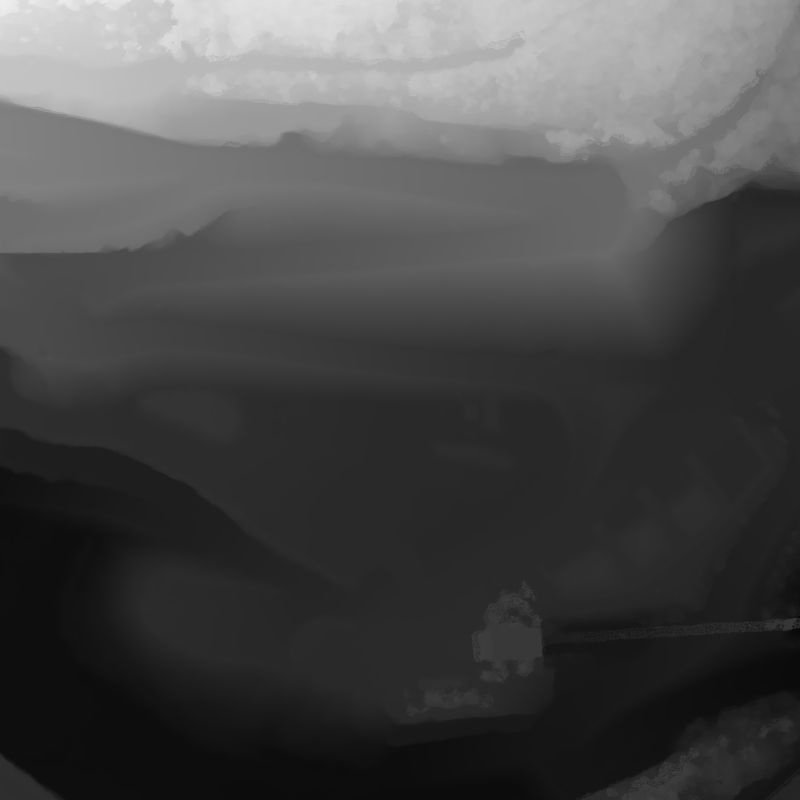
#> input picture core/webots/map_generation/quarry_cropped4_scaled2cm.png, 1600 x 1600 px (shown at 1/2 size)
$ jupyter execute --allow-errors generate_custom_world.ipynb
#> lines starting #> are read from the running program, lines starting #| are printed output that depends on the picture; long printed decimals are rounded
[cell 1]
import numpy as np
# from skimage.io import imread, imshow, imsave
from PIL import Image
from matplotlib.pyplot import imshow
import matplotlib.pyplot as plt
import cv2
import time

[cell 2]
# generic world where the custom map will be inserted
input_file_name = "./krock2_camera.wbt"
output_file_name = "white.wbt"
# parameters for map generation
SIZE = 513
RESOLUTION = 0.02 # m per pixel
HEIGHT_FACTOR = 1.0 # multiplied for the values in the image reults on the real height

[cell 3]
data = list()
l1 = l2 = -1
#> (the rest of this cell did not finish here and is left out)

[cell 4]
# read the terrain from an image (like for gazebo or vrep)
#terrain_file_name = "slope_rocks2.png"
#output_file_name = "slope_rocks.wbt"
#HEIGHT_FACTOR = 1

terrain_file_name = "quarry_cropped4_scaled2cm.png"
output_file_name = "quarry.wbt"
HEIGHT_FACTOR = 20

#> (the rest of this cell did not finish here and is left out)

[cell 5]
# read or generate custom terrain

terrain = np.zeros((SIZE,SIZE))
input_size_x = terrain.shape[0]
input_size_y = terrain.shape[1]

[cell 6]
# add the terrain to the webots world file

str_terrain = ''
np.set_printoptions(threshold = np.prod(terrain.shape))
for i in range(0, input_size_x):
    str_terrain += np.array_str(terrain[i,:])[1:-1]
str_terrain += '\n'
np.set_printoptions(threshold = 1000) # default

print(len(data), input_size_x, input_size_y)

print(data[l2-8:])
# replace terrain (and its parameters) in the corresponding fields of the world

#> (the rest of this cell did not finish here and is left out)

[cell 7]
terrain.shape

[cell 8]
imshow(terrain)
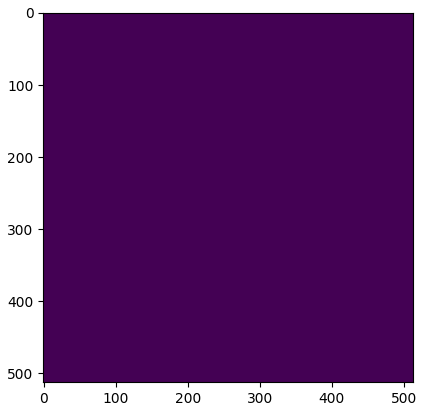
#> figure drawn by matplotlib, 1 panel

[cell 9]
np.save('querry.npy', terrain)

[cell 10]
import time
#> (the rest of this cell did not finish here and is left out)

[cell 11]
blank = np.zeros((10,10))
blank [0,1] = 1
blank [0,2] = 2
blank [0,3] = 3
print (blank[0,:])
print (blank[0,:].tolist())
print (str(blank[0,:].tolist())[1:-1])
#print (str(blank.tolist()))
print(blank[:,])
for li in blank[:,]:
    print(li.tolist())

[cell 12]
def plot_terrain(terrain):
    imgplot = imshow(terrain )
    plt.colorbar()
    plt.show()

[cell 13]
from tempfile import NamedTemporaryFile
f = NamedTemporaryFile()

[cell 14]
class Image2Webots:
    verbose = True

    def __call__(self, image, src_world, output_path, config):

        if image.dtype == 'uint8':
            image = image/256.
        if image.dtype == 'uint16':
            image = image/65536.
        if image.dtype == 'uint32':
            image = image/4294967296.

        height = config['height']

        terrain = image * height

        if self.verbose: print ('mod image type: ', terrain.dtype, ' height factor: ', HEIGHT_FACTOR,' max val (m): ', np.amax(terrain), ' shape', terrain.shape)

        if self.verbose: plot_terrain(terrain)

        data = []
        l1 = l2 = -1
        with open(input_file_name) as f:
            for i, line in enumerate(f):
                data.append(line)
                if line.find('      geometry DEF EL_GRID ElevationGrid {') != -1:
                    l1 = i +1
                if line.find('name "terrain"'):
                    l2 = i

        terrain_flatted = terrain.reshape((-1))
        np.set_printoptions(threshold = terrain.shape[0] * terrain.shape[1]) # default

        data[l2-9] = '        ]\n'
        data[l2-8] = '        xDimension ' + str(terrain.shape[0]) + '\n'
        data[l2-7] = '        xSpacing ' + str(RESOLUTION) + '\n'
        data[l2-6] = '        zDimension ' + str(terrain.shape[1]) + '\n'
        data[l2-5] = '        zSpacing ' + str(RESOLUTION) + '\n } \n'

        start = time.time()

        f = NamedTemporaryFile(mode='w')
        with open(f.name, 'w') as f:
            for line in data[0:l1]:
                f.write(line)
            f.write(        'height [')
        #       use .tofile since it is super fast!
            terrain_flatted.tofile(f, sep=' ')

            for line in data[l2-9:]:
                f.write(line)

        end = time.time()

        if self.verbose: print('Wrote new world in {:.2f}s'.format((end - start)))

        return f

[cell 15]
QUERRY_PATH = 'quarry_cropped4_scaled2cm.png'
WORLD_PATH = "./krock2_camera.wbt"

output_path = './test.wbt'
config = { 'height' : 20 , 'resize': 2}

image = cv2.imread(QUERRY_PATH)
#> image is the input picture: shape (1600, 1600, 3); min 5, max 238, mean 73.1
image = cv2.cvtColor(image, cv2.COLOR_BGR2GRAY)
#> image: shape (1600, 1600)

image2webots = Image2Webots()
#> (the rest of this cell did not finish here and is left out)

#| mod image type:  float64  height factor:  20  max val (m):  18.594  shape (1600, 1600)
#> in plot_terrain, `plt.show()`:
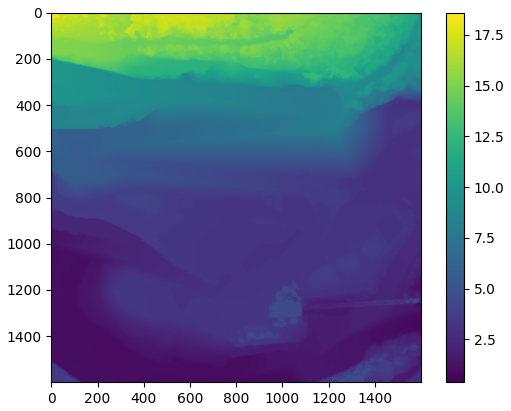
#> figure drawn by matplotlib, 2 panels

with open(world.name, 'r') as f:
    print(f[0])

$ run again, with core/webots/map_generation/slope_rocks2.png copied over core/webots/map_generation/quarry_cropped4_scaled2cm.png
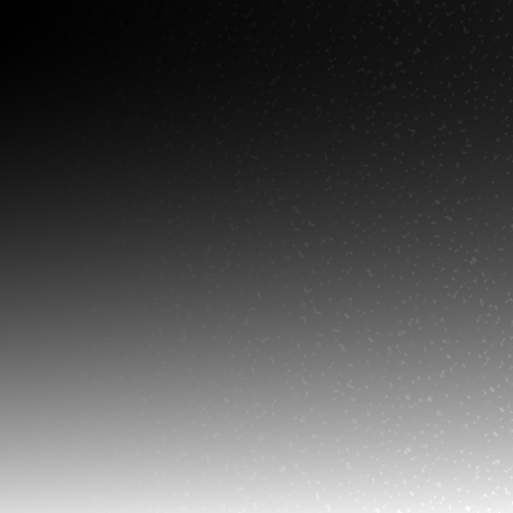
#> input picture core/webots/map_generation/slope_rocks2.png, 513 x 513 px
#> image is the input picture: shape (513, 513, 3); min 0, max 255, mean 83.6
#| mod image type:  float64  height factor:  20  max val (m):  19.922  shape (513, 513)
#> in plot_terrain, `plt.show()`:
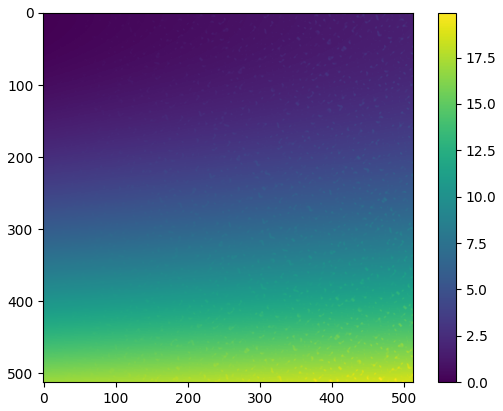
#> figure drawn by matplotlib, 2 panels
